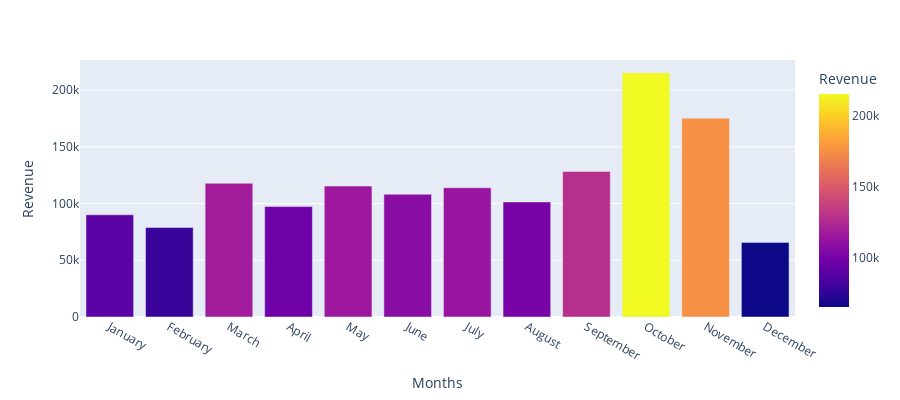

The code cell stored with this chart in its notebook:
### Code cell
fig = px.bar(monthly_rev, x='Months', y='Revenue',
             hover_data=['Months', 'Revenue', 'Perc'], color='Revenue',
              height=400)
py.iplot(fig)

### Figure 1 — Plotly figure (JSON) as saved in the notebook; plotly's stock layout.template omitted (floating-point values rounded to 4 significant figures)
{"data": [{"alignmentgroup": "True", "customdata": [["January", 90110.0, 6.4], ["February", 78920.0, 5.61], ["March", 117900.0, 8.38], ["April", 97340.0, 6.91], ["May", 115400.0, 8.2], ["June", 108200.0, 7.68], ["July", 114000.0, 8.1], ["August", 101400.0, 7.2], ["September", 128300.0, 9.11], ["October", 215200.0, 15.29], ["November", 175300.0, 12.45], ["December", 65780.0, 4.67]], "hovertemplate": "Months=%{customdata[0]}<br>Revenue=%{marker.color}<br>Perc=%{customdata[2]}<extra></extra>", "legendgroup": "", "marker": {"color": [90110.0, 78920.0, 117900.0, 97340.0, 115400.0, 108200.0, 114000.0, 101400.0, 128300.0, 215200.0, 175300.0, 65780.0], "coloraxis": "coloraxis"}, "name": "", "offsetgroup": "", "orientation": "v", "showlegend": false, "textposition": "auto", "type": "bar", "x": ["January", "February", "March", "April", "May", "June", "July", "August", "September", "October", "November", "December"], "xaxis": "x", "y": [90110.0, 78920.0, 117900.0, 97340.0, 115400.0, 108200.0, 114000.0, 101400.0, 128300.0, 215200.0, 175300.0, 65780.0], "yaxis": "y"}], "layout": {"barmode": "relative", "coloraxis": {"colorbar": {"title": {"text": "Revenue"}}, "colorscale": [[0, "#0d0887"], [0.1111, "#46039f"], [0.2222, "#7201a8"], [0.3333, "#9c179e"], [0.4444, "#bd3786"], [0.5556, "#d8576b"], [0.6667, "#ed7953"], [0.7778, "#fb9f3a"], [0.8889, "#fdca26"], [1, "#f0f921"]]}, "height": 400, "legend": {"tracegroupgap": 0}, "margin": {"t": 60}, "xaxis": {"anchor": "y", "domain": [0, 1], "title": {"text": "Months"}}, "yaxis": {"anchor": "x", "domain": [0, 1], "title": {"text": "Revenue"}}}}
